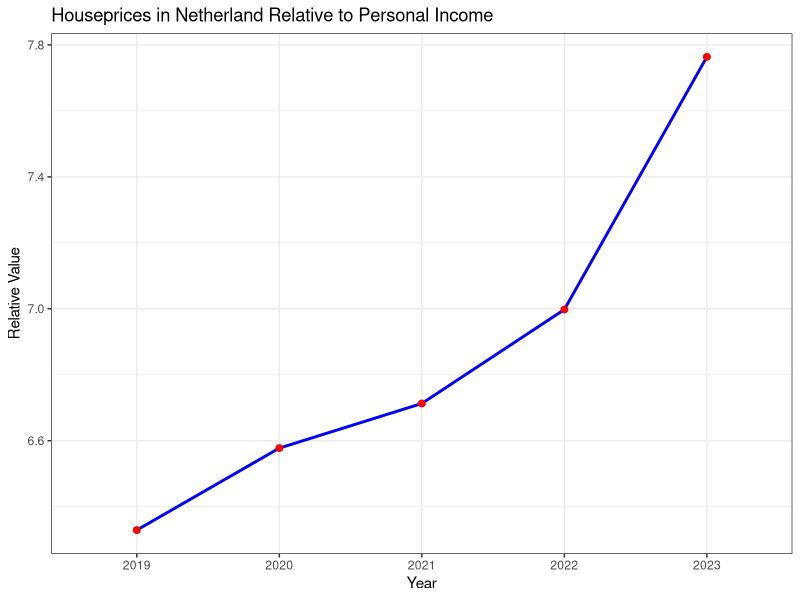

Here is the R script that generated this plot:
library(ggplot2)
library(tidyverse)

data2 <- read.csv("wozdata.csv")
View(data2)

colnames(data2) <- data2[3, ] # turns the column names in the years
data2 <- data2[-c(1:5), -c(1, 2, 5:7, 9:11, 13:15, 17:19, 21:23)] #verwijdert onnodige columns en rows
data2 <- na.omit(data2)  # Removes all rows that contain NA values
rownames(data2) <- data2[, 1]  # Set row names using the first column
data2 <- data2[, -1]  # Remove the first column if it's no longer needed




data <- read.csv("inkdata.csv")
View(data)

colnames(data) <- data[5, ] # turns the column names in a year
data <- data[-c(1, 2, 3, 4, 5, 6, 11), -c(1, 3, 5, 6, 7, 8, 10, 11, 12, 13, 15, 16, 17, 18, 20, 21, 22, 23, 25, 26, 27, 28)] # cleans up the data set
rownames(data) <- seq_len(nrow(data)) # unnecessary but makes numbers the rows correctly
colnames(data)[6] <- c("2023") #makes the year 2023 instead of 2023*

rownames(data) <- data[, 1]  # Set row names using the first column
data <- data[,-1]  # Remove the first column if it's no longer needed
data <- apply(data, 2, function(x) gsub(",", ".", x)) # replaces every comma into a decimal


data <- rbind(data, data2) # merges the two data sets
data[] <- lapply(data, function(x) as.numeric(as.character(x))) # makes the characters of all the numbers into numeric

new_row <- data[5, ] / data[3,]  # Element-wise division

rownames(new_row) <- "Houseprices in Netherland relative to Avg personal income"

data <- rbind(data[1:4, ], new_row, data[5:nrow(data), ])

# under here is the code to plot the new row 

graph_data <- data.frame(
  Year = colnames(data)[1:5],  # Extract year labels
  Value = as.numeric(data[5, 1:5])  # Convert row values to numeric
)

ggplot(graph_data, aes(x = Year, y = Value, group = 1)) +  # Explicitly set `group = 1`
  geom_line(color = "blue", linewidth = 1) +
  geom_point(color = "red", size = 2) +
  labs(
    title = "Houseprices in Netherland Relative to Personal Income",
    x = "Year",
    y = "Relative Value"
  ) +
  theme_bw()

# code to find out what house prices had the most relative changes
data2[] <- lapply(data2, function(x) as.numeric(as.character(x))) # makes the characters of all the numbers into numeric in the old data2
dif <- c() # give variable dif the value of a vector

for(i in 1:nrow(data2))
{
  dif[i] = data2$"2023"[i] / data2$"2019"[i] # Element division  
}

data2 <- cbind(data2, dif) # add the dif variable to the data2 dataset

slice_max(data2, dif) # finds max relative difference
slice_min(data2, dif) # finds min relative difference





